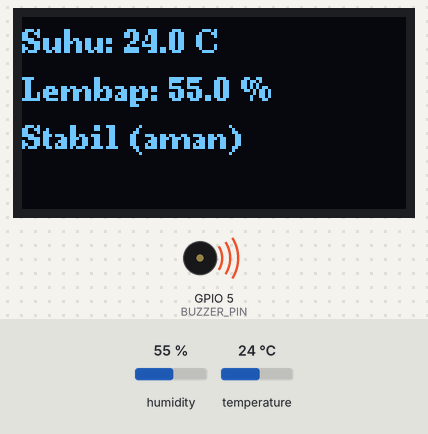
Simulated run of this sketch. Board: ESP32. Shown: 128×64 one-colour display, buzzer (waves = sounding, pin HIGH). Inputs (shaded band) come from the test bench; at power-on: humidity 55 %, temperature 24 °C. WiFi joins after 1.5 s; servers stay silent unless stated; the local clock reads 2024-03-15 10:24:30 at power-on unless the sketch sets it; random numbers use the default seed unless the sketch sets one; no MQTT or app messages arrive unless stated; what the sketch prints to the serial monitor is not drawn.

Above: at 10.6 s.
10.7 s: humidity set to 53 %
At 20.7 s:
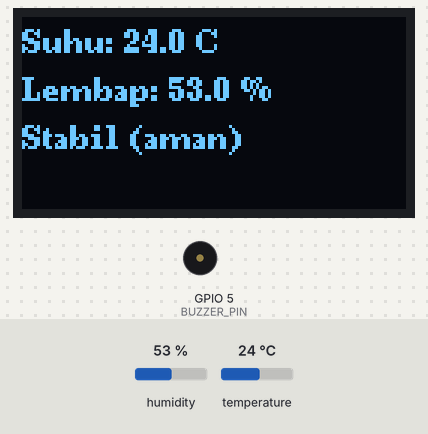
21.9 s: humidity set to 22 %
At 30.7 s:
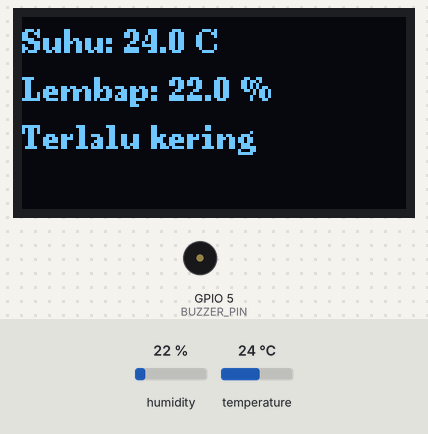
33.1 s: humidity set to 88 %
At 40.8 s:
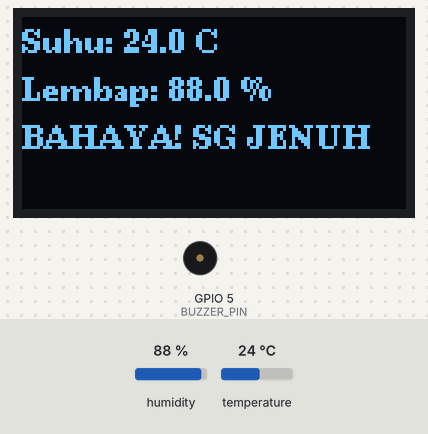
44.3 s: humidity set to 77 %
At 50.8 s:
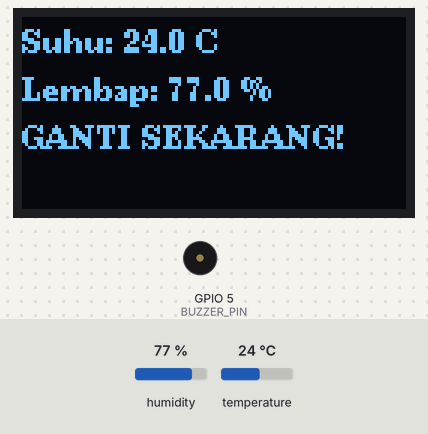
55.5 s: humidity set to 74 %
At 60.9 s:
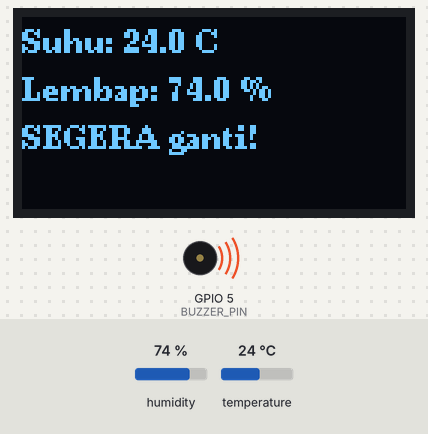
66.7 s: temperature set to 12 °C
At 70.9 s:
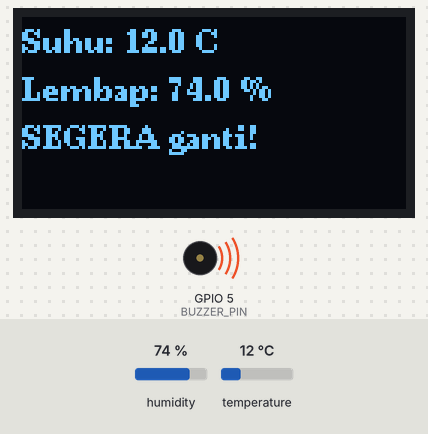
Timing chart, 0 to 72.4 s (numbered marks = the images above; inputs shaded):
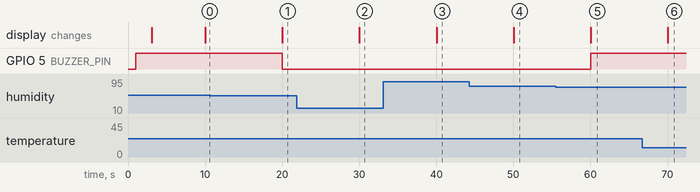

The sketch:

sigema.ino
```cpp
#include <Wire.h>
#include <WiFi.h>
#include <WiFiClientSecure.h>
#include <PubSubClient.h>
#include "time.h"
#include "DHT.h"
#include <U8g2lib.h>

#define BUZZER_PIN 5
#define DHTPIN 4
#define DHTTYPE DHT22

U8G2_SH1106_128X64_NONAME_F_HW_I2C display(U8G2_R0, U8X8_PIN_NONE);

const char* ssid = "cuihh";
const char* password = "04050607";

const char* mqtt_server = "6c42610c24ec49d388827867a6bb4b71.s1.eu.hivemq.cloud";
const int mqtt_port = 8883;
const char* mqtt_user = "sigema";
const char* mqtt_pass = "Sigema2025";

const float RH_LOW = 55.0;
const float RH_HIGH = 75.0;

const char* ntpServer = "pool.ntp.org";
const long gmtOffset_sec = 7 * 3600;
const int daylightOffset_sec = 0;

WiFiClientSecure espClient;
PubSubClient client(espClient);
DHT dht(DHTPIN, DHTTYPE);

unsigned long lastMsg = 0;
const long interval = 10000;
bool sensorOK = false;

void updateOLED(float suhu, float lembap, String statusSG);

void setup_wifi() {
  Serial.println("[DEBUG] Menghubungkan ke WiFi...");
  WiFi.begin(ssid, password);

  int retry = 0;
  while (WiFi.status() != WL_CONNECTED) {
    delay(500);
    Serial.print(".");
    retry++;
    if (retry > 20) {
      Serial.println("\n[ERROR] Gagal terhubung ke WiFi.");
      return;
    }
  }
  Serial.println("\n[OK] WiFi terhubung, IP: " + WiFi.localIP().toString());


  configTime(gmtOffset_sec, daylightOffset_sec, ntpServer);

  struct tm timeinfo;
  retry = 0;
  while(!getLocalTime(&timeinfo) && retry < 20) {
    delay(1000);
    retry++;
    Serial.print(".");
  }
  if(retry < 20){
    Serial.println("\n[OK] Waktu NTP tersinkronisasi.");
  } else {
    Serial.println("\n[ERROR] Tidak bisa sinkronisasi waktu!");
  }
}

void reconnect() {
  while (!client.connected()) {
    Serial.print("[DEBUG] Menghubungkan ke MQTT...");
    String clientId = "sigemaClient-" + String(random(0xffff), HEX);

    if (client.connect(clientId.c_str(), mqtt_user, mqtt_pass, "sigema/status", 1, true, "offline")) {
      Serial.println(" [OK] Terhubung ke broker MQTT.");
      client.publish("sigema/status", "online", true);
    } else {
      Serial.print(" [ERROR] rc=");
      Serial.print(client.state());
      Serial.println(" coba lagi 5 detik...");
      delay(5000);
    }
  }
}

String getTimeString() {
  struct tm timeinfo;
  if (!getLocalTime(&timeinfo)) return "Time Error";
  char buffer[30];
  strftime(buffer, sizeof(buffer), "%d-%m-%Y %H:%M:%S", &timeinfo);
  return String(buffer);
}

void setup() {
  Serial.begin(115200);
  delay(1000);
  Serial.println("[DEBUG] Memulai...");

  pinMode(BUZZER_PIN, OUTPUT);
  digitalWrite(BUZZER_PIN, HIGH);

  Serial.println("[DEBUG] Inisialisasi DHT22...");
  dht.begin();
  delay(2000);
  sensorOK = true;

  Serial.println("[DEBUG] Inisialisasi I2C & OLED...");
  Wire.begin();
  display.begin();
  display.clearBuffer();
  display.setFont(u8g2_font_ncenB08_tr);
  display.drawStr(0, 10, "SIGEMA OFF!");
  display.sendBuffer();

  Serial.println("[DEBUG] Set SSL mode...");
  espClient.setInsecure();

  setup_wifi();
  delay(500);
  client.setServer(mqtt_server, mqtt_port);
}


void loop() {
  if (!client.connected()) reconnect();
  client.loop();

  unsigned long now = millis();
  if (now - lastMsg > interval) {
    lastMsg = now;

    if (sensorOK) {
      float suhu = dht.readTemperature();
      float lembap = dht.readHumidity();

      if (!isnan(suhu) && !isnan(lembap)) {
        if (lembap < RH_LOW || lembap > RH_HIGH) digitalWrite(BUZZER_PIN, LOW);
        else digitalWrite(BUZZER_PIN, HIGH);

        String statusSG;
        if (lembap >= 50 && lembap <= 69) {
          statusSG = "Stabil (aman)";
        } else if (lembap >= 70 && lembap <= 75) {
          statusSG = "SEGERA ganti!";
        } else if (lembap >= 76 && lembap <= 85) {
          statusSG = "GANTI SEKARANG!";
        } else if (lembap > 85) {
          statusSG = "BAHAYA! SG JENUH";
        } else {
          statusSG = "Terlalu kering";
        }

        updateOLED(suhu, lembap, statusSG);

        String payload = "{";
        payload += "\"suhu\":" + String(suhu,1) + ",";
        payload += "\"kelembapan\":" + String(lembap,1) + ",";
        payload += "\"last_update\":\"" + getTimeString() + "\",";
        payload += "\"status\":\"" + statusSG + "\"";
        payload += "}";
        Serial.println("[DEBUG] Kirim MQTT:");
        Serial.println(payload);
        client.publish("sigema/data", payload.c_str());
        client.publish("sigema/status", "online", true);
        delay(10);
      } else {
        Serial.println("[ERROR] Gagal membaca sensor DHT22");
      }
    }
  }
}

void updateOLED(float suhu, float lembap, String statusSG) {
  display.clearBuffer();
  display.setFont(u8g2_font_ncenB08_tr);

  char buf[32];
  sprintf(buf, "Suhu: %.1f C", suhu);
  display.drawStr(0, 12, buf);

  sprintf(buf, "Lembap: %.1f %%", lembap);
  display.drawStr(0, 28, buf);

  display.drawStr(0, 44, statusSG.c_str());
  display.sendBuffer();
}
```

Measured:
- the behaviour switches between 55 and 54 % on humidity (found by bisection; images 0 and 1)
- the behaviour switches between 76 and 75 % on humidity (found by bisection; images 4 and 5)
- after the input at 10.7 s, GPIO 5 (BUZZER_PIN): HIGH → LOW after 9.3 s; the display: changes after 9.3 s (image 1)
- after the input at 21.9 s, the display: changes after 8.1 s (image 2)
- after the input at 33.1 s, the display: changes after 6.9 s (image 3)
- after the input at 44.3 s, the display: changes after 5.7 s (image 4)
- after the input at 55.5 s, GPIO 5 (BUZZER_PIN): LOW → HIGH after 4.5 s; the display: changes after 4.5 s (image 5)
- after the input at 66.7 s, the display: changes after 3.3 s (image 6)
